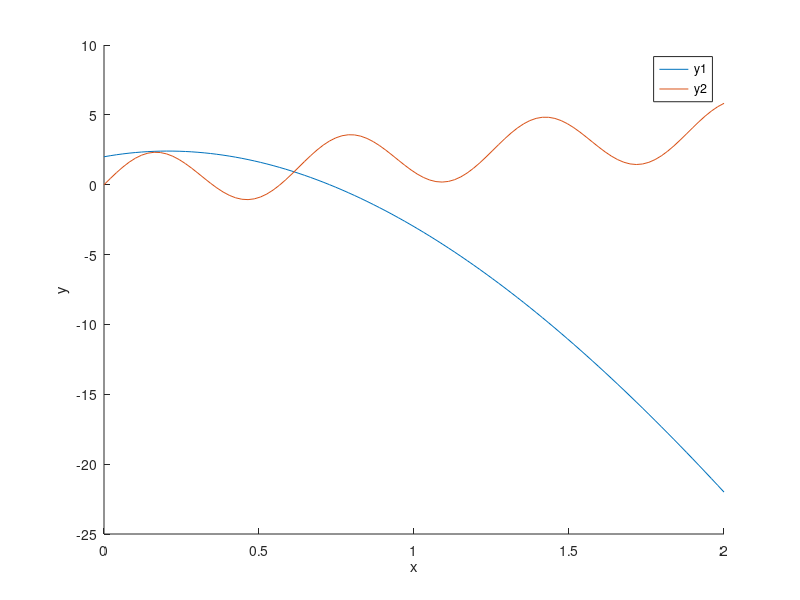

MATLAB code to generate this figure:
%% Plotting Example
% Create a plot of with two functions between x=[0,2]
% y1 = x^3 - 10*x^2 +4*x +2;
% y2 = 2*x + 2*sin(10*x); 

clear;
clc;
close all;

% Define x-Array
x = linspace(0, 2, 100);

% calculate both function in for loop
for i = 1:length(x)
    y1(i) = x(i)^3 - 10*x(i)^2 + 4*x(i) + 2;
    y2(i) = 2*x(i) + 2*sin(10*x(i));
end

% % element-wise operation .*, ./, .^
% y1 = x.^3 - 10.*x.^2 +4.*x +2;
% y2 = 2.*x + 2.*sin(10.*x); 

figure(); % open a new plot window
hold on; % Ensures that multiple plots are drawn
plot(x, y1);
plot(x, y2);
xlabel('x')
ylabel('y')
legend('y1', 'y2')
